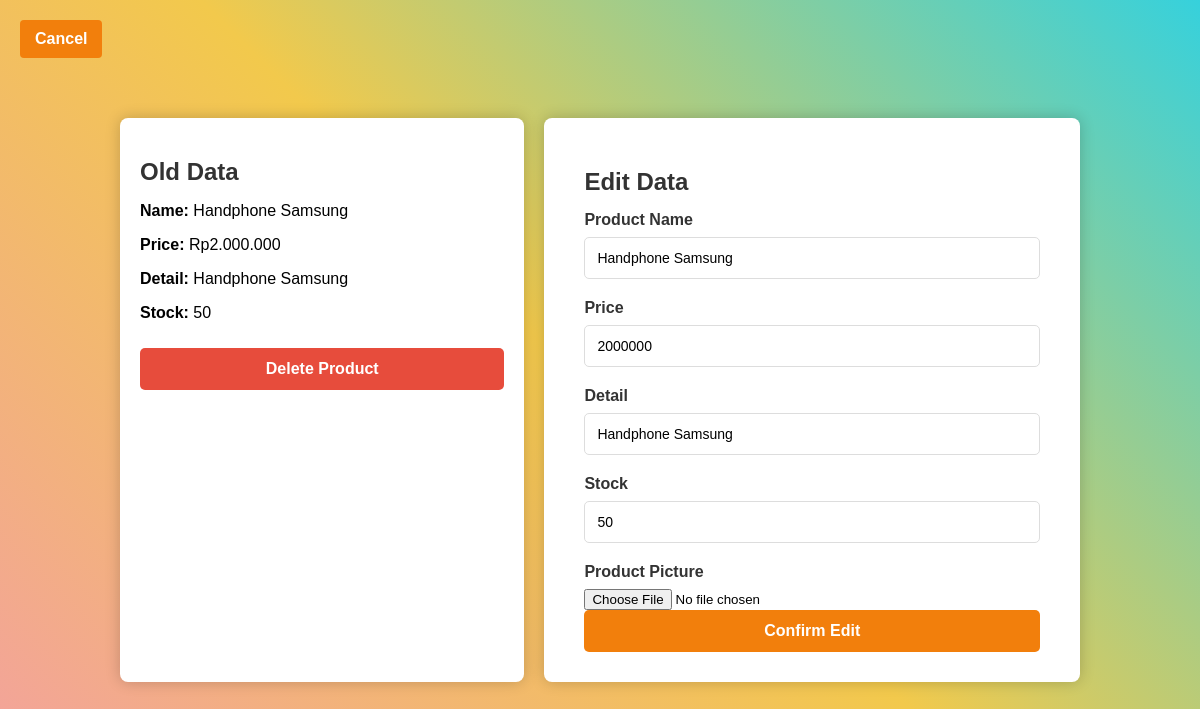
The app's page /editProducts.php?a=1 (signed in), older data.
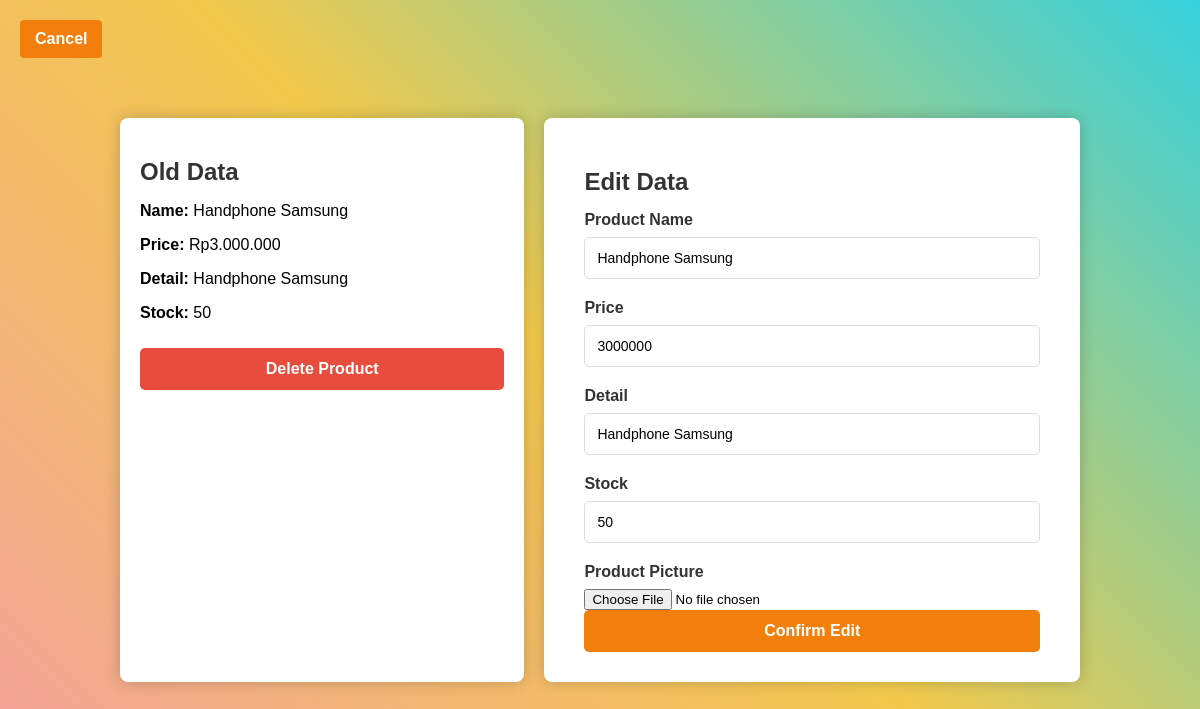
The same page, newer data.
### tables this page shows
CREATE TABLE `products` (
  `id` int(11) NOT NULL,
  `name` varchar(255) NOT NULL,
  `price` int(11) NOT NULL,
  `picture` varchar(255) DEFAULT NULL,
  `detail` text DEFAULT NULL,
  `stock` int(11) NOT NULL DEFAULT 1
);

### editProducts.php (the view, shortened to what this page needs)
<?php
    require 'db_connection.php';
    if (isset($_GET['a']) && is_numeric($_GET['a'])) {
        $id = $_GET['a'];
    } else {
        header('Location: products.php');
        exit();
    }
    $stmt = $con->prepare("SELECT * FROM products WHERE id = :id");
    $stmt->bindParam(':id', $id, PDO::PARAM_INT);
    $stmt->execute();
    $data = $stmt->fetch(PDO::FETCH_ASSOC);
?>
<!DOCTYPE html>
<html lang="en">
<head>
    <link rel="stylesheet" href="editProductsStyle.css">
</head>
<body>
<div class="container">
        <div class="old-data">
            <h2>Old Data</h2>
            <p><strong>Name:</strong> <?php echo htmlspecialchars($data['name']); ?></p>
            <p><strong>Price:</strong> Rp<?php echo number_format($data['price'], 0, ',', '.'); ?></p>
            <p><strong>Detail:</strong> <?php echo htmlspecialchars($data['detail']); ?></p>
            <p><strong>Stock:</strong> <?php echo $data['stock']; ?></p>
            <form method="POST" onsubmit="return confirm('Are you sure you want to delete this product?');">
                <button type="submit" name="deleteProduct" class="delete-button">Delete Product</button>
            </form>
        </div>
        <form action="" method="POST" class="edit-form" enctype="multipart/form-data">
            <h2>Edit Data</h2>
            <label for="name">Product Name</label>
            <input type="text" name="name" id="name" value="<?php echo htmlspecialchars($data['name']); ?>" required>
            <label for="price">Price</label>
            <input type="number" name="price" id="price" value="<?php echo htmlspecialchars($data['price']); ?>" required>
            <label for="detail">Detail</label>
            <input type="text" name="detail" id="detail" value="<?php echo htmlspecialchars($data['detail']); ?>" required>
            <label for="stock">Stock</label>
            <input type="number" name="stock" id="stock" value="<?php echo htmlspecialchars($data['stock']); ?>" required>
            <label for="picture">Product Picture</label>
            <input type="file" name="picture" id="picture" accept="image/*">
            <button type="submit" name="confirmEdit">Confirm Edit</button>
        </form>
    </div>
<div class="backButtonContainer">
    <a href="products.php" class="backButton">Cancel</a>
</div>
</body>
</html>

Row changes from the older to the newer data that the page shows:
changed products "Handphone Samsung": price "2.000.000" → "3.000.000"; price "2000000" → "3000000"
